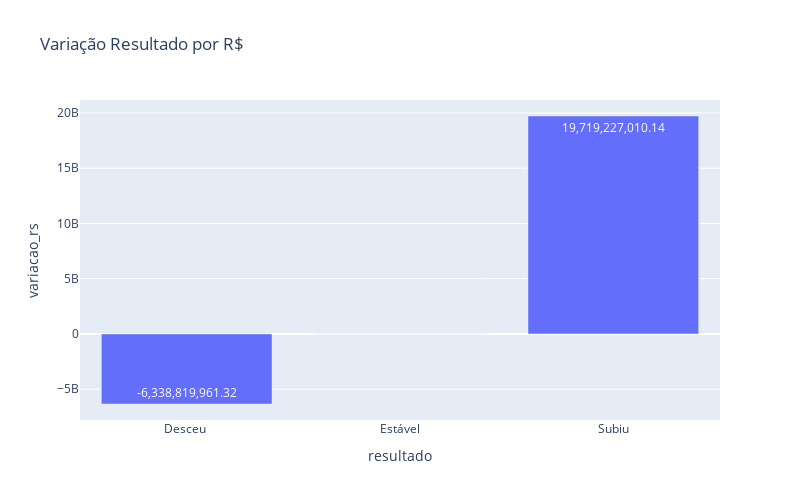

Source (notebook cell):
### Code cell
fig_analise_saldo = px.bar(df_analise_saldo, x='resultado' ,y='variacao_rs',text='variacao_rs', title='Variação Resultado por R$')

fig_analise_saldo.update_traces(texttemplate='%{text:,.2f}', textposition='inside')

fig_analise_saldo.update_layout(width=800, height=500)

fig_analise_saldo.show()

### Figure 1 — Plotly figure (JSON) as saved in the notebook; plotly's stock layout.template omitted (floating-point values rounded to 4 significant figures)
{"data": [{"alignmentgroup": "True", "hovertemplate": "resultado=%{x}<br>variacao_rs=%{text}<extra></extra>", "legendgroup": "", "marker": {"color": "#636efa", "pattern": {"shape": ""}}, "name": "", "offsetgroup": "", "orientation": "v", "showlegend": false, "text": [-6339000000.0, 0, 19720000000.0], "textposition": "inside", "texttemplate": "%{text:,.2f}", "type": "bar", "x": ["Desceu ", "Estável", "Subiu"], "xaxis": "x", "y": [-6339000000.0, 0, 19720000000.0], "yaxis": "y"}], "layout": {"barmode": "relative", "height": 500, "legend": {"tracegroupgap": 0}, "title": {"text": "Variação Resultado por R$"}, "width": 800, "xaxis": {"anchor": "y", "domain": [0, 1], "title": {"text": "resultado"}}, "yaxis": {"anchor": "x", "domain": [0, 1], "title": {"text": "variacao_rs"}}}}
